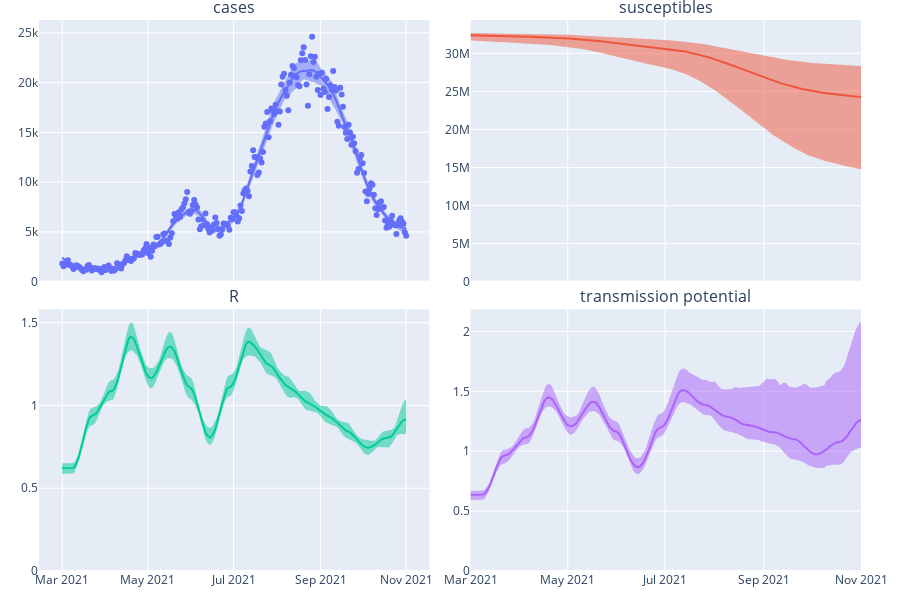

Notebook code for this chart:
### Code cell
def get_full_result(gen_mean, gen_sd, proc, cdr, rt_init, report_mean, report_sd):
    return renew_model.renewal_func(gen_mean, gen_sd, proc, cdr, rt_init, report_mean, report_sd)

full_wrap = jit(get_full_result)
spaghetti = get_spaghetti_from_params(renew_model, sample_params, full_wrap)
quantiles_df = get_quant_df_from_spaghetti(renew_model, spaghetti, quantiles=[0.05, 0.5, 0.95])
plot_uncertainty_patches(quantiles_df, select_data, qual_colours.Plotly).update_layout(showlegend=False)

### Figure 1 — Plotly figure (JSON) as saved in the notebook; plotly's stock layout.template omitted (floating-point values rounded to 4 significant figures; data arrays with more than 128 entries replaced by an {"elided": "..."} marker saying what was removed)
{"data": [{"mode": "markers", "type": "scatter", "x": {"elided": "246 str values"}, "xaxis": "x", "y": {"elided": "246 int values"}, "yaxis": "y"}, {"fill": "toself", "line": {"color": "#636EFA", "width": 0}, "type": "scatter", "x": {"elided": "492 str values"}, "xaxis": "x", "y": {"elided": "492 float values"}, "yaxis": "y"}, {"line": {"color": "#636EFA"}, "type": "scatter", "x": {"elided": "492 str values"}, "xaxis": "x", "y": {"elided": "246 float values"}, "yaxis": "y"}, {"fill": "toself", "line": {"color": "#EF553B", "width": 0}, "type": "scatter", "x": {"elided": "492 str values"}, "xaxis": "x2", "y": {"elided": "492 float values"}, "yaxis": "y2"}, {"line": {"color": "#EF553B"}, "type": "scatter", "x": {"elided": "492 str values"}, "xaxis": "x2", "y": {"elided": "246 float values"}, "yaxis": "y2"}, {"fill": "toself", "line": {"color": "#00CC96", "width": 0}, "type": "scatter", "x": {"elided": "492 str values"}, "xaxis": "x3", "y": {"elided": "492 float values"}, "yaxis": "y3"}, {"line": {"color": "#00CC96"}, "type": "scatter", "x": {"elided": "492 str values"}, "xaxis": "x3", "y": {"elided": "246 float values"}, "yaxis": "y3"}, {"fill": "toself", "line": {"color": "#AB63FA", "width": 0}, "type": "scatter", "x": {"elided": "492 str values"}, "xaxis": "x4", "y": {"elided": "492 float values"}, "yaxis": "y4"}, {"line": {"color": "#AB63FA"}, "type": "scatter", "x": {"elided": "492 str values"}, "xaxis": "x4", "y": {"elided": "246 float values"}, "yaxis": "y4"}], "layout": {"annotations": [{"font": {"size": 16}, "showarrow": false, "text": "cases", "x": 0.2375, "xanchor": "center", "xref": "paper", "y": 1, "yanchor": "bottom", "yref": "paper"}, {"font": {"size": 16}, "showarrow": false, "text": "susceptibles", "x": 0.7625, "xanchor": "center", "xref": "paper", "y": 1, "yanchor": "bottom", "yref": "paper"}, {"font": {"size": 16}, "showarrow": false, "text": "R", "x": 0.2375, "xanchor": "center", "xref": "paper", "y": 0.475, "yanchor": "bottom", "yref": "paper"}, {"font": {"size": 16}, "showarrow": false, "text": "transmission potential", "x": 0.7625, "xanchor": "center", "xref": "paper", "y": 0.475, "yanchor": "bottom", "yref": "paper"}], "height": 600, "margin": {"b": 20, "l": 20, "r": 20, "t": 20}, "showlegend": false, "xaxis": {"anchor": "y", "autorange": true, "domain": [0, 0.475], "matches": "x3", "range": ["2021-02-13 09:18:47.4641", "2021-11-16 14:41:12.5359"], "showticklabels": false, "type": "date"}, "xaxis2": {"anchor": "y2", "autorange": true, "domain": [0.525, 1], "matches": "x4", "range": ["2021-03-01", "2021-11-01"], "showticklabels": false, "type": "date"}, "xaxis3": {"anchor": "y3", "autorange": true, "domain": [0, 0.475], "range": ["2021-02-13 09:18:47.4641", "2021-11-16 14:41:12.5359"], "type": "date"}, "xaxis4": {"anchor": "y4", "autorange": true, "domain": [0.525, 1], "range": ["2021-03-01", "2021-11-01"], "type": "date"}, "yaxis": {"anchor": "x", "autorange": true, "domain": [0.525, 1], "range": [0, 26290.0], "rangemode": "tozero", "type": "linear"}, "yaxis2": {"anchor": "x2", "autorange": true, "domain": [0.525, 1], "range": [0, 34380000.0], "rangemode": "tozero", "type": "linear"}, "yaxis3": {"anchor": "x3", "autorange": true, "domain": [0, 0.475], "range": [0, 1.581], "rangemode": "tozero", "type": "linear"}, "yaxis4": {"anchor": "x4", "autorange": true, "domain": [0, 0.475], "range": [0, 2.185], "rangemode": "tozero", "type": "linear"}}}
